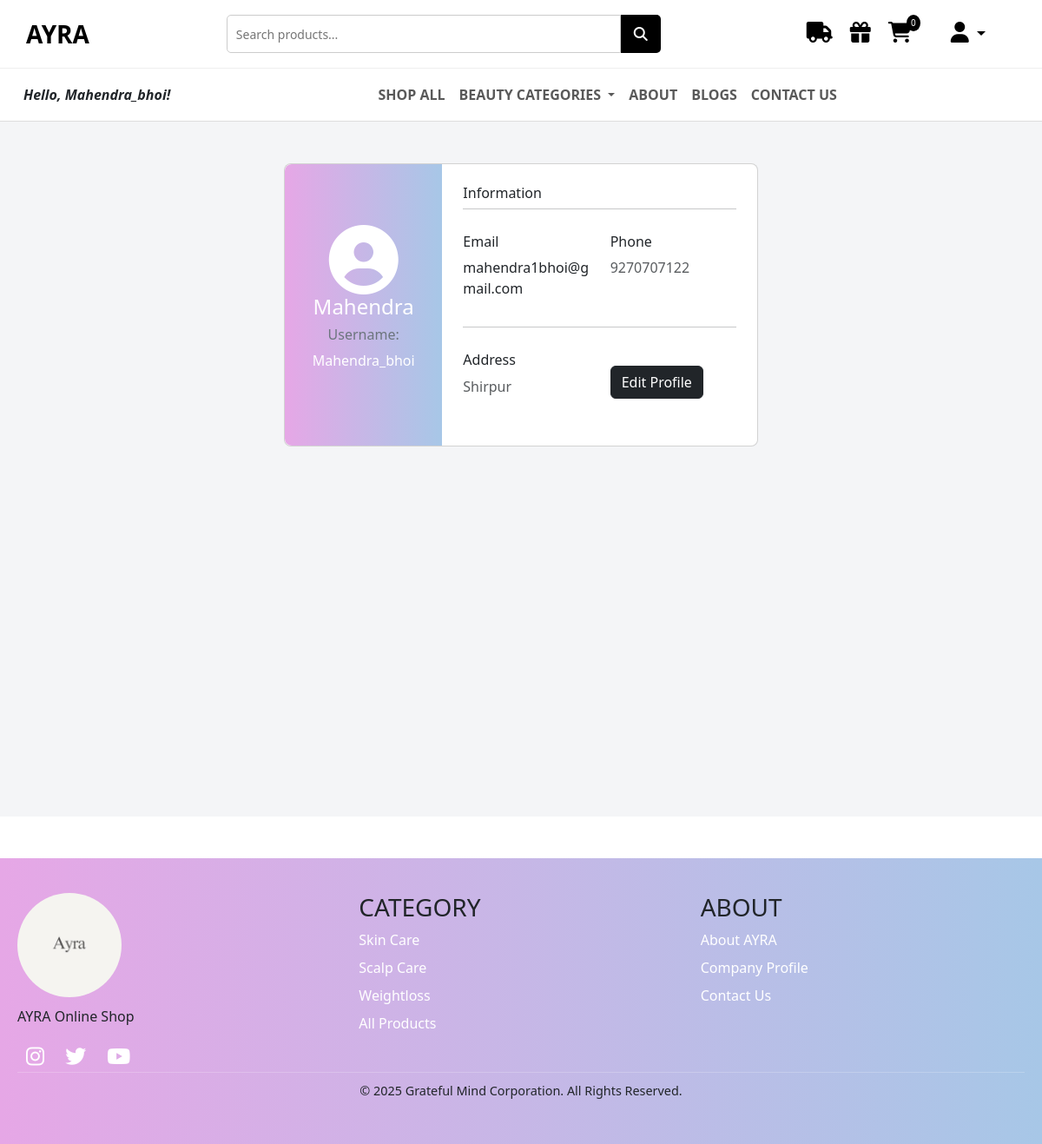
/profile/ (signed in), run on the app's committed database.
### AYRA/models.py (models this page shows)
class Profile(models.Model):
    user = models.OneToOneField(User, on_delete=models.CASCADE)
    full_name = models.CharField(max_length=100, blank=True, null=True)
    address = models.TextField(blank=True, null=True)
    contact_number = models.CharField(max_length=15, blank=True, null=True)

### AYRA/views.py (the view)
# urls.py: path('profile/', views.profile_view, name='profile'),
def profile_view(request):
    profile, created = Profile.objects.get_or_create(user=request.user)
    if request.method == "POST":
        form = ProfileForm(request.POST, instance=profile)
        if form.is_valid():
            form.save()
            return redirect('profile')
    else:
        form = ProfileForm(instance=profile)
    return render(request, 'profile.html', {'profile': profile, 'form': form, 'user': request.user})

### AYRA/forms.py
class ProfileForm(forms.ModelForm):
    class Meta:
        model = Profile
        fields = ['full_name', 'contact_number', 'address']
        widgets = {
            'full_name': forms.TextInput(attrs={'class': 'form-control'}),
            'contact_number': forms.TextInput(attrs={'class': 'form-control'}),
            'address': forms.Textarea(attrs={'class': 'form-control', 'rows': 3}),
        }

### AYRA/context_processors.py (called while the page is built)
def cart_count(request):
    if request.user.is_authenticated:
        count = Cart.objects.filter(user=request.user).count()
    else:
        count = 0
    return {'cart_count': count}

def categories_context(request):
    categories = Category.objects.all()
    print("Categories==>",categories)
    return {'nav_categories': categories}

### AYRA/models.py (called while the page is built)
    def __str__(self):
        return self.name

### templates/profile.html (shortened to what this page needs)
{% extends 'base.html' %}
{% block 'main' %}
<section class="vh-100" style="background-color: #f4f5f7;">
    <div class="container py-5 h-100">
      <div class="row d-flex justify-content-center align-items-center">
        <div class="col col-lg-6 mb-4 mb-lg-0">
          <div class="card mb-3" style="border-radius: .5rem;">
            <div class="row g-0">
              <div class="col-md-4 gradient-custom text-center text-white"
                style="border-top-left-radius: .5rem; border-bottom-left-radius: .5rem; display: flex; align-items: center; justify-content: center; flex-direction: column;">
                <i class="fas fa-user-circle fa-5x" style="color:white;" alt="Avatar" class="img-fluid my-5" style="width: 80px;"></i>
                <h4>{{ profile.full_name }}</h4>
                <h6 class="text-secondary">Username:</h6>
                <p>{{ request.user.username }}</p>
              </div>
              <div class="col-md-8">
                <div class="card-body p-4">
                  <h6>Information</h6>
                  <hr class="mt-0 mb-4">
                  <div class="row pt-1">
                    <div class="col-6 mb-3">
                      <h6>Email</h6>
                      <p>{{ request.user.email }}</p>
                    </div>
                    <div class="col-6 mb-3">
                      <h6>Phone</h6>
                      <p class="text-muted">{{ profile.contact_number }}</p>
                    </div>
                  </div>
                  <hr class="mt-0 mb-4">
                  <div class="row pt-1">
                    <div class="col-6 mb-3">
                      <h6>Address</h6>
                      <p class="text-muted">{{ profile.address }}</p>
                    </div>
                    <div class="col-6 mb-3">
                      <button class="btn btn-dark mt-3" data-bs-toggle="modal" data-bs-target="#editProfileModal"> Edit Profile
                    </button>
                    </div>
                  </div>
                </div>
              </div>
            </div>
          </div>
        </div>
      </div>
    </div>
  </section>
<br><br>
{% endblock %}

### templates/base.html (shortened to what this page needs)
{% load static %}
<!DOCTYPE html>
<html lang="en">
<head>
  <link rel="stylesheet" href="{% static 'css/style.css' %}">
  <link href="https://cdn.jsdelivr.net/npm/bootstrap@5.3.0/dist/css/bootstrap.min.css" rel="stylesheet">
  <link rel="stylesheet" href="https://cdnjs.cloudflare.com/ajax/libs/font-awesome/6.4.0/css/all.min.css">
</head>
<body>
  <div class="top-row">
    <a href="{% url 'home' %}" class="logo">AYRA</a>
    <div class="search-bar">
      <form method="GET" action="{% url 'search_products' %}">
        <input type="text" name="q" placeholder="Search products...">
        <button type="submit"><i class="fas fa-search"></i></button>
      </form>
    </div>
    <div class="nav-icons">
      <a href="{% url 'shipping_policy' %}"><i class="fas fa-truck"></i></a>
      <a href="/wishlist"><i class="fas fa-gift"></i></a>
      <a href="{% url 'cart_view' %}">
        <i class="fas fa-shopping-cart"></i>
        <span class="cart-count">{{ cart_count }}</span>
      </a>
      <li class="nav-item dropdown">
        <a class="nav-link dropdown-toggle" href="#" id="userDropdown" role="button" data-bs-toggle="dropdown" aria-expanded="false">
          <i class="fas fa-user"></i>
        </a>
      </li>
    </div>
  </div>
  <nav class="navbar navbar-expand-lg navbar-light bg-white">
    <div class="container-fluid">
      <div class="collapse navbar-collapse" id="navbarSupportedContent">
        <div class="user-info">
          {% if user.is_authenticated %}
              <i>Hello, {{ user.username }}!</i>
          {% endif %}
        </div>
        <ul class="navbar-nav mx-auto mb-2 mb-lg-0">
          <li class="nav-item">
            <a class="nav-link" href="{% url 'all_products' %}">SHOP ALL</a>
          </li>
          <li class="nav-item dropdown">
            <a class="nav-link dropdown-toggle" href="#" id="navbarDropdown"
               role="button" data-bs-toggle="dropdown" aria-expanded="false">
              BEAUTY CATEGORIES
            </a>
          </li>
          <li class="nav-item">
            <a class="nav-link" href="/about">ABOUT</a>
          </li>
          <li class="nav-item">
            <a class="nav-link" href="/blog_list">BLOGS</a>
          </li>
          <li class="nav-item">
            <a class="nav-link" href="/contact">CONTACT US</a>
          </li>
        </ul>
      </div>
    </div>
  </nav>
  {% block 'main' %}{% endblock 'main' %}
  {% block footer %}
  <footer class="footer">
    <div class="footer-content">
      <div class="footer-section">
        <img src="{% static 'images/ayralogo.jpg' %}" alt="AYRA Logo" class="footer-logo">
        <p>AYRA Online Shop</p>
        <div class="social-icons">
          <a href="#"><i class="fab fa-instagram"></i></a>
          <a href="#"><i class="fab fa-twitter"></i></a>
          <a href="#"><i class="fab fa-youtube"></i></a>
        </div>
      </div>
      <div class="footer-section">
        <h3>CATEGORY</h3>
        <ul>
          <li><a href="{% url 'skincare' %}"  style="text-decoration: none;">Skin Care</a></li>
          <li><a href="{% url 'scalpcare' %}" style="text-decoration: none;">Scalp Care</a></li>
          <li><a href="{% url 'weightloss' %}" style="text-decoration: none;">Weightloss</a></li>
          <li><a href="{% url 'all_products' %}" style="text-decoration: none;">All Products</a></li>
        </ul>
      </div>
      <div class="footer-section">
        <h3>ABOUT</h3>
        <ul>
          <li><a href="/about" style="text-decoration: none;">About AYRA</a></li>
          <li><a href="#" style="text-decoration: none;">Company Profile</a></li>
          <li><a href="/contact" style="text-decoration: none;">Contact Us</a></li>
        </ul>
      </div>
    </div>
    <div class="footer-bottom">
      <span>&copy; 2025 Grateful Mind Corporation. All Rights Reserved.</span>
    </div>
  </footer>
  {% endblock %}
</body>
</html>

### static/css/style.css (style rules this page uses)
body { margin: 0; font-family: 'Helvetica Neue', sans-serif; }
.navbar { display: flex; justify-content: space-between; align-items: center; padding: 15px 30px; border-bottom: 1px solid #ddd; background: #fff; }
.logo { font-size: 28px; font-weight: bold; }
.nav-icons a { color: #000; margin-left: 20px; font-size: 18px; position: relative; }
.cart-count { background: black; color: white; border-radius: 50%; font-size: 10px; padding: 2px 5px; position: absolute; top: -8px; right: -10px; }

### templates/base.html (style rules this page uses)
.top-row { display: flex; justify-content: space-between; align-items: center; padding: 15px 30px; background: #fff; border-bottom: 1px solid #eee; }
.logo { font-size: 28px; font-weight: bold; text-decoration: none; color: #000; }
.search-bar { flex-grow: 1; max-width: 500px; margin: 0 20px; }
.search-bar form { display: flex; }
.search-bar input { flex-grow: 1; padding: 10px; border: 1px solid #ccc; border-radius: 5px 0 0 5px; font-size: 14px; }
.search-bar button { padding: 10px 15px; background: #000; color: white; border: none; border-radius: 0 5px 5px 0; cursor: pointer; }
.nav-icons a { margin-left: 20px; color: #000; font-size: 18px; position: relative; text-decoration: none; }
.cart-count { background: black; color: white; font-size: 10px; padding: 2px 5px; border-radius: 50%; position: absolute; top: -8px; right: -10px; }
.nav-link { font-weight: 600; padding: 10px 15px; }
.footer { background: linear-gradient(to right, #e6a7e6, #a7c7e7); padding: 40px 20px; }
.footer-content { display: flex; justify-content: space-between; flex-wrap: wrap; gap: 20px; max-width: 1200px; margin: 0 auto; }
.footer-section { flex: 1; min-width: 200px; }
.footer-logo { width: 120px; height: 120px; object-fit: contain; margin-bottom: 10px; border-radius: 50%; }
.footer ul { list-style: none; padding: 0; }
.footer ul li { margin: 8px 0; }
.footer ul li a { color: white; text-decoration: none; transition: color 0.3s; font-weight: 500; }
.social-icons a { margin: 0 10px; color: white; font-size: 1.5rem; transition: color 0.3s; }
.footer-bottom { text-align: center; font-size: 0.9rem; padding: 10px 0; border-top: 1px solid rgba(255,255,255,0.2); }
.nav-icons { display: flex; align-items: center; justify-content: space-between; }
.nav-icons a, .nav-icons li { margin: 0 10px; display: inline-block; }
.nav-icons i { font-size: 1.5rem; }
.user-info { flex-direction: column; padding: 10px; font-weight: 600; padding: 10px 15px; }

### templates/profile.html (style rules this page uses)
.gradient-custom { background: #f6d365; background: -webkit-linear-gradient(to right bottom, rgba(246, 211, 101, 1), rgba(253, 160, 133, 1)); background:linear-gradient(to right, #e6a7e6, #a7c7e7); }

### data on the page
Profile: full_name "Mahendra", contact_number "9270707122", address "Shirpur"

### other printed values
{{ cart_count }} "0"
{{ user.username }} "Mahendra_bhoi"
{{ request.user.username }} "Mahendra_bhoi"
{{ request.user.email }} "mahendra1bhoi@gmail.com"
